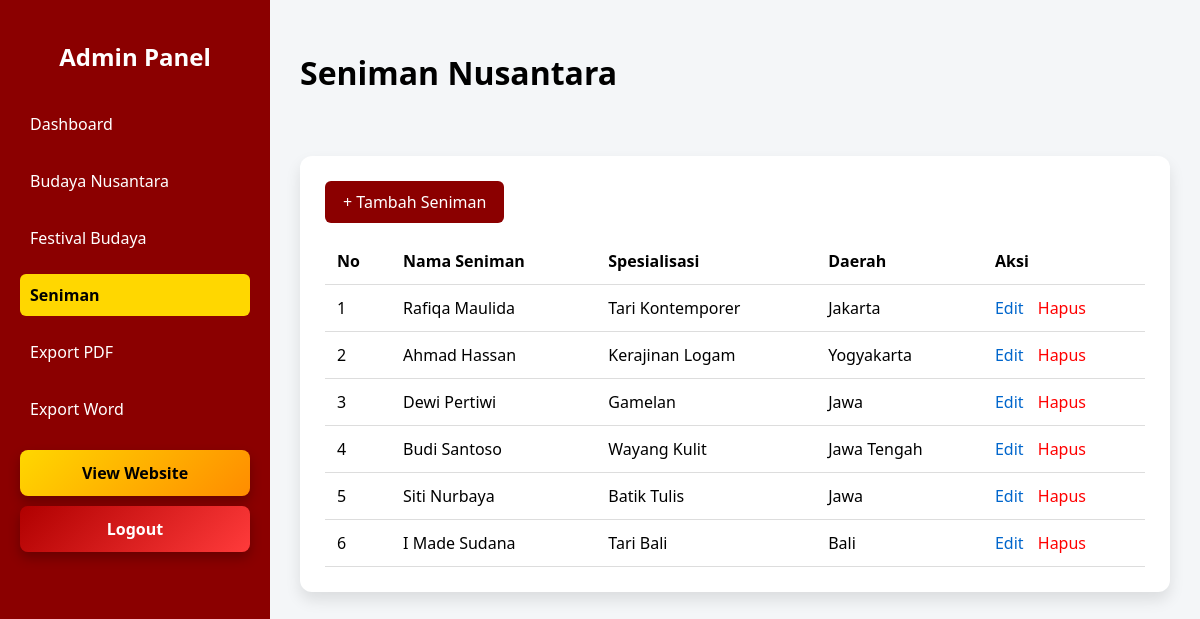
/php/admin/seniman.php, run on the app's committed database.
### tables this page shows
CREATE TABLE `seniman` (
  `id` int(11) NOT NULL,
  `nama_seniman` varchar(100) NOT NULL,
  `spesialisasi` varchar(100) DEFAULT NULL,
  `daerah` varchar(100) NOT NULL,
  `deskripsi` text DEFAULT NULL,
  `gambar` varchar(255) DEFAULT NULL,
  `created_at` timestamp NOT NULL DEFAULT current_timestamp(),
  `updated_at` timestamp NOT NULL DEFAULT current_timestamp() ON UPDATE current_timestamp()
);

### php/admin/seniman.php (the view, shortened to what this page needs)
<?php
require("../konfig.php");
$query = $koneksi->query("SELECT * FROM seniman ORDER BY id DESC");
$data_seniman = $query->fetch_all(MYSQLI_ASSOC);
?>
<!DOCTYPE html>
<html lang="id">
<head>
    <link rel="stylesheet" href="../../css/admin.css">
</head>
<body>
    <aside class="sidebar">
        <h2>Admin Panel</h2>
        <ul>
            <li><a href="admin.php">Dashboard</a></li>
            <li><a href="budaya.php">Budaya Nusantara</a></li>
            <li><a href="festival.php">Festival Budaya</a></li>
            <li><a href="seniman.php" class="active">Seniman</a></li>
            <li><a href="export_pdf.php">Export PDF</a></li>
            <li><a href="export_word.php">Export Word</a></li>
            <li><a href="../../user.php" class="view-website">View Website</a></li>
            <a href="../logout.php" class="logout-btn">Logout</a>
        </ul>
    </aside>
    <main class="main">
        <header class="topbar">
            <h1>Seniman Nusantara</h1>
        </header>
        <section class="table-section">
            <a href="seniman_add.php" class="btn">+ Tambah Seniman</a>
            <?php if (count($data_seniman) > 0): ?>
                <table>
                    <thead>
                        <tr>
                            <th>No</th>
                            <th>Nama Seniman</th>
                            <th>Spesialisasi</th>
                            <th>Daerah</th>
                            <th>Aksi</th>
                        </tr>
                    </thead>
                    <tbody>
                        <?php
                        $no = 1;
                        foreach ($data_seniman as $seniman):
                        ?>
                            <tr>
                                <td><?php echo $no++; ?></td>
                                <td><?php echo htmlspecialchars($seniman['nama_seniman']); ?></td>
                                <td><?php echo htmlspecialchars($seniman['spesialisasi']); ?></td>
                                <td><?php echo htmlspecialchars($seniman['daerah']); ?></td>
                                <td>
                                    <a href="seniman_edit.php?id=<?php echo $seniman['id']; ?>" class="edit">Edit</a>
                                    <a href="seniman_delete.php?id=<?php echo $seniman['id']; ?>" class="delete" onclick="return confirm('Yakin hapus?')">Hapus</a>
                                </td>
                            </tr>
                        <?php endforeach; ?>
                    </tbody>
                </table>
            <?php else: ?>
                <p>Belum ada data seniman. <a href="seniman_add.php">Tambah sekarang</a></p>
            <?php endif; ?>
        </section>
    </main>
</body>
</html>

### css/admin.css (style rules this page uses)
body { margin: 0; font-family: "Segoe UI", sans-serif; background: #f4f6f8; display: flex; animation: fadeBody 0.8s ease-in; }
.sidebar { width: 230px; background: #8b0000; color: #fff; min-height: 100vh; padding: 20px; animation: slideSidebar 0.8s ease forwards; }
.sidebar h2 { text-align: center; margin-bottom: 30px; }
.sidebar ul { list-style: none; padding: 0; }
.sidebar ul li { margin: 15px 0; }
.sidebar ul li a { color: #fff; text-decoration: none; display: block; padding: 10px; border-radius: 6px; transition: all 0.3s ease; }
.sidebar ul li a.active { background: #ffd700; color: #000; font-weight: bold; }
.sidebar ul li a.view-website { display: block; background: linear-gradient(135deg, #ffd700, #ff8c00); color: #000; text-align: center; font-weight: bold; padding: 12px; border-radius: 8px; margin-top: 20px; margin-bottom: -20px; transition: all 0.3s ease; box-shadow: 0 6px 12px rgba(0,0,0,0.25); }
.logout-btn { display: block; background: linear-gradient(135deg, #b00000, #ff3b3b); color: #fff; text-align: center; padding: 12px; border-radius: 8px; margin-top: 30px; font-weight: bold; text-decoration: none; transition: all 0.3s ease; box-shadow: 0 6px 12px rgba(0,0,0,0.25); }
.main { flex: 1; padding: 30px; animation: fadeMain 1s ease; }
.topbar { display: flex; justify-content: space-between; align-items: center; margin-bottom: 30px; }
.table-section { margin-top: 40px; background: #fff; padding: 25px; border-radius: 12px; box-shadow: 0 8px 15px rgba(0, 0, 0, 0.1); animation: fadeUp 1s ease; }
table { width: 100%; border-collapse: collapse; }
th, td { padding: 12px; border-bottom: 1px solid #ddd; text-align: left; transition: background 0.3s ease; }
.btn { display: inline-block; margin-bottom: 15px; padding: 10px 18px; background: #8b0000; color: #fff; text-decoration: none; border-radius: 6px; transition: all 0.3s ease; }
.edit { color: #0066cc; text-decoration: none; margin-right: 10px; transition: color 0.3s ease; }
.delete { color: red; text-decoration: none; transition: color 0.3s ease; }

### data on the page
seniman: nama_seniman "Rafiqa Maulida", spesialisasi "Tari Kontemporer", daerah "Jakarta"
seniman: nama_seniman "Ahmad Hassan", spesialisasi "Kerajinan Logam", daerah "Yogyakarta"
seniman: nama_seniman "Dewi Pertiwi", spesialisasi "Gamelan", daerah "Jawa"
seniman: nama_seniman "Budi Santoso", spesialisasi "Wayang Kulit", daerah "Jawa Tengah"
seniman: nama_seniman "Siti Nurbaya", spesialisasi "Batik Tulis", daerah "Jawa"
seniman: nama_seniman "I Made Sudana", spesialisasi "Tari Bali", daerah "Bali"
